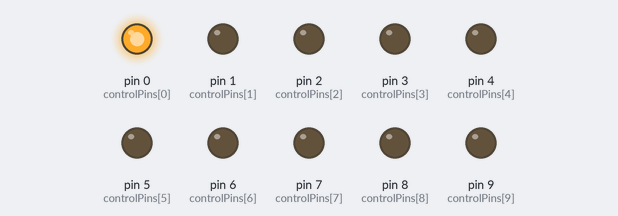
A sketch run on a simulated Arduino Uno, built with avr-gcc and run on an emulated ATmega328P. Shown: output pins drawn as LEDs (lit = HIGH).

Above: at 0.1 s.
At 1.6 s:
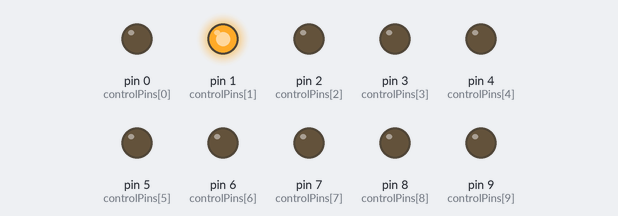
At 3.1 s:
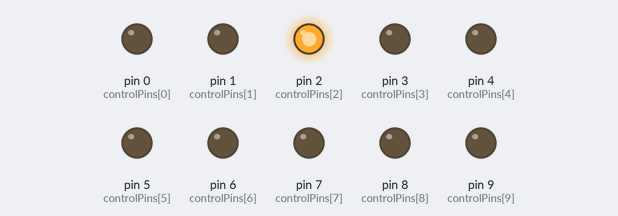
At 7.6 s:
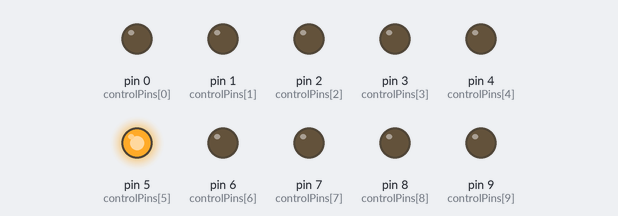
At 10.6 s:
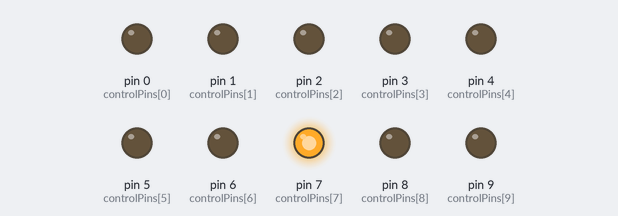
At 14.6 s:
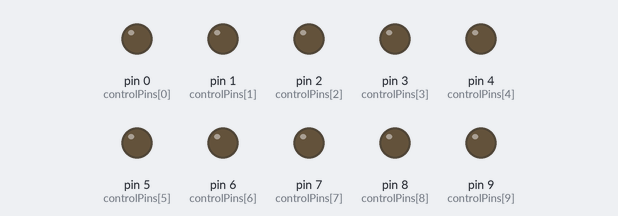
Timing chart, 0 to 16.1 s (numbered marks = the images above):
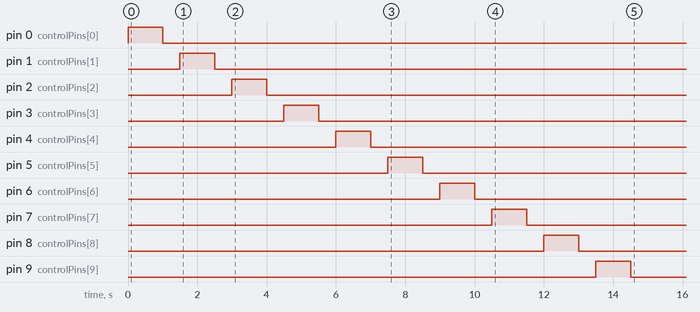

The sketch:

waterSampler.ino
```cpp
/* CHANGE THESE PARAMETERS AS NEEDED*/

int controlPins[10] = {0, 1, 2, 3, 4, 5, 6, 7, 8, 9};
int solenoidOpenTimeMillis = 2000;
float timeBetweenSamplesHours = (float) 1 / (60 * 60);

/* DO NOT ALTER BELOW THIS POINT*/

// Convert hours to millseconds
unsigned long timeBetweenSamplesMillis =
  (unsigned long) (timeBetweenSamplesHours * 60 * 60 * 1000);
// Sentinel to ensure solenoids open only once
bool hasFinishedSampling = false;

/*  Reducing the clock speed breaks delay behavior,
 *  use delayProper in place of delay.
 */
void delayProper(unsigned long timeMillis) {
  return delay(timeMillis / 2);
}

void setup() {
  //  Disable ADC, we aren't using it
  ADCSRA = 0;
  CLKPR = _BV(CLKPCE);  // enable change of the clock prescaler
  CLKPR = _BV(CLKPS0);  // divide frequency by 2

  for (int i = 0;
       i < sizeof(controlPins) / sizeof(controlPins[0]);
       i++) {
    pinMode(controlPins[i], OUTPUT);
  }
}

void loop() {
  if (!hasFinishedSampling) {
    for (int i = 0; i < 10; i++) {
      digitalWrite(i, HIGH);
      delayProper(solenoidOpenTimeMillis);
      digitalWrite(i, LOW);
      delayProper(timeBetweenSamplesMillis);
   }
    hasFinishedSampling = true;
  }
}
```

Measured:
- by itself, pin 0 (controlPins[0]): LOW → HIGH at 0.00 s, → LOW 1.0 s later
- by itself, pin 1 (controlPins[1]): LOW → HIGH at 1.5 s, → LOW 1.0 s later
- by itself, pin 2 (controlPins[2]): LOW → HIGH at 3.0 s, → LOW 1.0 s later
- by itself, pin 3 (controlPins[3]): LOW → HIGH at 4.5 s, → LOW 1.0 s later
- by itself, pin 4 (controlPins[4]): LOW → HIGH at 6.0 s, → LOW 1.0 s later
- by itself, pin 5 (controlPins[5]): LOW → HIGH at 7.5 s, → LOW 1.0 s later
- by itself, pin 6 (controlPins[6]): LOW → HIGH at 9.0 s, → LOW 1.0 s later
- by itself, pin 7 (controlPins[7]): LOW → HIGH at 10.5 s, → LOW 1.0 s later
